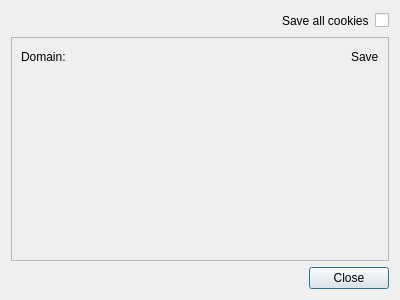
<?xml version="1.0" encoding="UTF-8"?>
<ui version="4.0">
 <class>CookieManager</class>
 <widget class="QDialog" name="CookieManager">
  <property name="geometry">
   <rect>
    <x>0</x>
    <y>0</y>
    <width>400</width>
    <height>300</height>
   </rect>
  </property>
  <property name="windowTitle">
   <string>Save cookies</string>
  </property>
  <property name="windowIcon">
   <iconset resource="../../ressources.qrc">
    <normaloff>:/icons/logo.png</normaloff>:/icons/logo.png</iconset>
  </property>
  <layout class="QVBoxLayout" name="verticalLayout">
   <item>
    <layout class="QHBoxLayout" name="horizontalLayout_3">
     <item>
      <spacer name="horizontalSpacer_3">
       <property name="orientation">
        <enum>Qt::Horizontal</enum>
       </property>
       <property name="sizeHint" stdset="0">
        <size>
         <width>40</width>
         <height>20</height>
        </size>
       </property>
      </spacer>
     </item>
     <item>
      <widget class="QLabel" name="label_3">
       <property name="text">
        <string>Save all cookies</string>
       </property>
      </widget>
     </item>
     <item>
      <widget class="QCheckBox" name="cbSaveAll">
       <property name="text">
        <string notr="true"/>
       </property>
      </widget>
     </item>
    </layout>
   </item>
   <item>
    <widget class="QScrollArea" name="cookieArea">
     <property name="widgetResizable">
      <bool>true</bool>
     </property>
     <widget class="QWidget" name="scrollAreaWidgetContents">
      <property name="geometry">
       <rect>
        <x>0</x>
        <y>0</y>
        <width>386</width>
        <height>228</height>
       </rect>
      </property>
      <layout class="QVBoxLayout" name="verticalLayout_2">
       <item>
        <layout class="QGridLayout" name="items">
         <item row="0" column="0">
          <widget class="QLabel" name="label">
           <property name="text">
            <string>Domain:</string>
           </property>
          </widget>
         </item>
         <item row="0" column="2">
          <widget class="QLabel" name="label_2">
           <property name="text">
            <string>Save</string>
           </property>
          </widget>
         </item>
         <item row="0" column="1">
          <spacer name="horizontalSpacer_2">
           <property name="orientation">
            <enum>Qt::Horizontal</enum>
           </property>
           <property name="sizeHint" stdset="0">
            <size>
             <width>40</width>
             <height>20</height>
            </size>
           </property>
          </spacer>
         </item>
        </layout>
       </item>
       <item>
        <spacer name="verticalSpacer">
         <property name="orientation">
          <enum>Qt::Vertical</enum>
         </property>
         <property name="sizeHint" stdset="0">
          <size>
           <width>20</width>
           <height>220</height>
          </size>
         </property>
        </spacer>
       </item>
      </layout>
     </widget>
    </widget>
   </item>
   <item>
    <layout class="QHBoxLayout" name="horizontalLayout">
     <item>
      <spacer name="horizontalSpacer">
       <property name="orientation">
        <enum>Qt::Horizontal</enum>
       </property>
       <property name="sizeHint" stdset="0">
        <size>
         <width>40</width>
         <height>20</height>
        </size>
       </property>
      </spacer>
     </item>
     <item>
      <widget class="QPushButton" name="bClose">
       <property name="text">
        <string>Close</string>
       </property>
       <property name="icon">
        <iconset resource="../../ressources.qrc">
         <normaloff>:/icons/close.png</normaloff>:/icons/close.png</iconset>
       </property>
      </widget>
     </item>
    </layout>
   </item>
  </layout>
 </widget>
 <resources>
  <include location="../../ressources.qrc"/>
 </resources>
 <connections/>
</ui>
